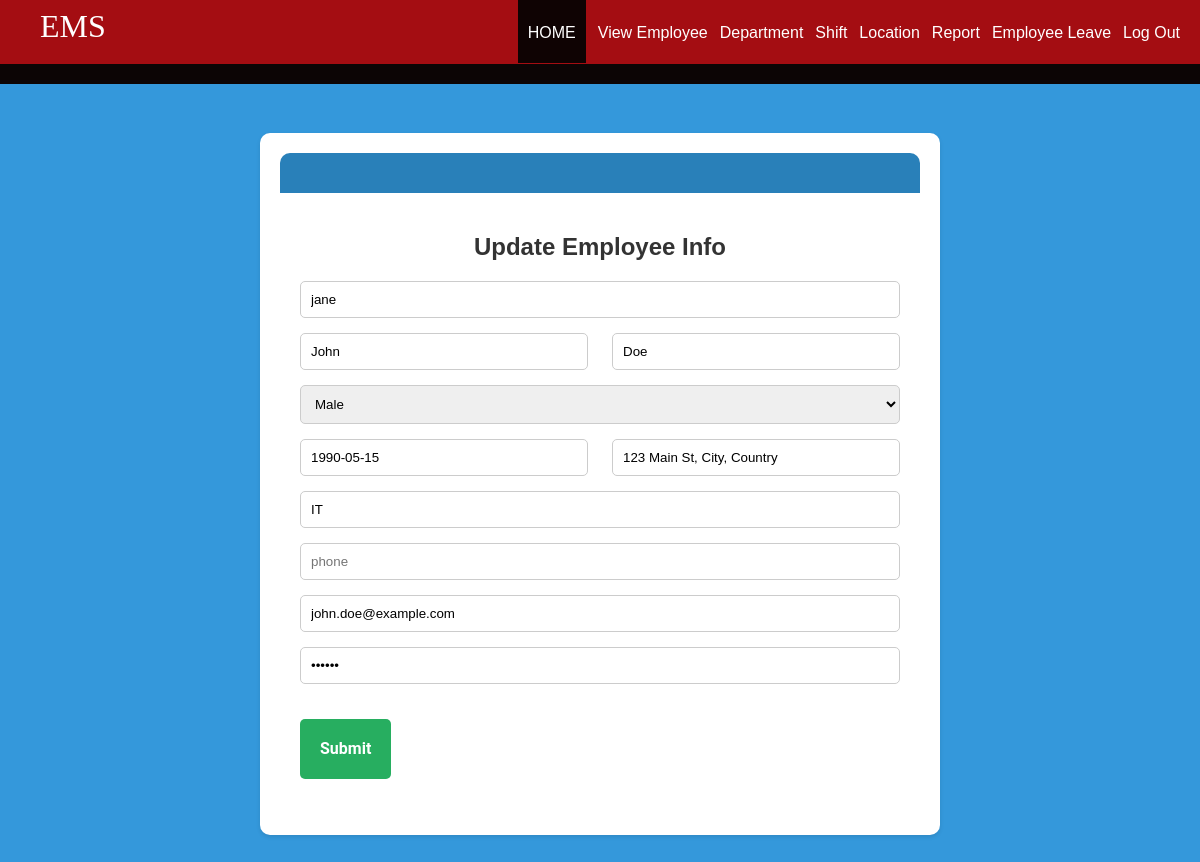
The page /edit.php?id=1 on the database its author committed.
### tables this page shows
CREATE TABLE `employees` (
  `id` int(11) NOT NULL AUTO_INCREMENT,
  `username` varchar(100) NOT NULL,
  `firstname` varchar(100) NOT NULL,
  `lastname` varchar(100) NOT NULL,
  `gender` varchar(10) NOT NULL,
  `dob` date NOT NULL,
  `address` varchar(255) NOT NULL,
  `department` varchar(100) NOT NULL,
  `shift` varchar(50) NOT NULL,
  `phone` varchar(20) NOT NULL,
  `email` varchar(100) NOT NULL,
  `password` varchar(255) NOT NULL,
  PRIMARY KEY (`id`)
);

### edit.php (the view, shortened to what this page needs)
<?php
$servername = "localhost";
$username = "root";
$password = "";
$dbname = "db";
$conn = new mysqli($servername, $username, $password, $dbname);
$id = isset($_GET['id']) ? $_GET['id'] : '';
$sql = "SELECT * FROM employees WHERE id=$id";
$result = $conn->query($sql);
if ($result->num_rows > 0) {
    $row = $result->fetch_assoc();
    $username=$row['username'];
    $firstname = $row['firstname'];
    $lastname = $row['lastname'];
    $gender = $row['gender'];
    $dob = $row['dob'];
    $address = $row['address'];
    $department = $row['department'];
    $phone = $row['phone'];
    $email = $row['email'];
    $password = $row['password'];
} else {
    echo "0 results";
}
?>
<html>
<head>
    <link rel="stylesheet" type="text/css" href="styleemplogin.css">
</head>
<body>
<header>
        <nav>
            <h1>EMS</h1>
            <ul id="navli">
            <li><a class="homered" href="aloginwel.php">HOME</a></li>
                <li><a class="homeblack" href="view_employees.php">View Employee</a></li>
                <li><a class="homeblack" href="add_department.php">Department</a></li>
                <li><a class="homeblack" href="add_shift.php">Shift</a></li>
                <li><a class="homeblack" href="location.php">Location</a></li>
                <li><a class="homeblack" href="report.php">Report</a></li>
                <li><a class="homeblack" href="empleave.php">Employee Leave</a></li>
                <li><a class="homeblack" href="logout.php" onClick="return confirm('Are you sure you want to logout?')">Log Out</a></li>
            </ul>
        </nav>
    </header>
    <div class="divider"></div>
    <div class="page-wrapper bg-blue p-t-100 p-b-100 font-robo">
        <div class="wrapper wrapper--w680">
            <div class="card card-1">
                <div class="card-heading"></div>
                <div class="card-body">
                    <h2 class="title">Update Employee Info</h2>
                    <form id="registration" action="edit.php" method="POST">
                        <div class="input-group">
                        <input class="input--style-1" type="text" name="username" placeholder="username" value="<?php echo $username; ?>" required>
                        </div>
                        <div class="row row-space">
                            <div class="col-2">
                                <div class="input-group">
                                    <input class="input--style-1" type="text" name="firstname" placeholder="firstname" value="<?php echo $firstname; ?>" required>
                                </div>
                            </div>
                            <div class="col-2">
                                <div class="input-group">
                                    <input class="input--style-1" type="text" name="lastname" placeholder="lastname" value="<?php echo $lastname; ?>" required>
                                </div>
                            </div>
                        </div>
                        <div class="input-group">
                            <select class="input--style-1" name="gender" required>
                            <option value="Male" <?php if ($gender == "Male") echo "selected"; ?>>Male</option>
                            </select>
                        </div>
                        <div class="row row-space">
                            <div class="col-2">
                                <div class="input-group">
                                    <input class="input--style-1" type="text" name="dob" placeholder="dob" value="<?php echo $dob; ?>" required>
                                </div>
                            </div>
                            <div class="col-2">
                                <div class="input-group">
                                    <input class="input--style-1" type="text" name="address" placeholder="address" value="<?php echo $address; ?>" required>
                                </div>
                            </div>
                        </div>
                        <div class="input-group">
                            <input class="input--style-1" type="text" name="department" placeholder="department" value="<?php echo $department; ?>" required>
                        </div>
                        <div class="input-group">
                            <input class="input--style-1" type="number" name="phone" placeholder="phone" value="<?php echo $phone; ?>" required>
                        </div>
                        <div class="input-group">
                            <input class="input--style-1" type="text" name="email" placeholder="email" value="<?php echo $email; ?>" required>
                        </div>
                        <div class="input-group">
                            <input class="input--style-1" type="password" name="password" placeholder="password" value="<?php echo $password; ?>" required>
                        </div>
                        <div class="p-t-20">
                            <button class="btn btn--radius btn--green" type="submit" name="update">Submit</button>
                        </div>
                    </form>
                </div>
            </div>
        </div>
    </div>
</body>
</html>

### styleemplogin.css (style rules this page uses)
body { margin: 0px; }
header { background:rgb(164, 13, 18); color: white; padding: 8px 20px 6px 40px; height: 50px; }
header h1 { display: inline; font-family: 'Lobster', cursive; font-weight: 400; font-size: 32px; float: left; margin-top: 0px; margin-right: 10px; }
nav ul { display: inline; padding: 0px; float: right; }
nav ul li { display: inline-block; list-style-type: none; color: white; float: left; margin-left: 12px; }
nav ul li a { color: white; text-decoration: none; }
#navli { font-family: 'Montserrat', sans-serif; }
.homered { background-color: rgb(15, 3, 3); padding: 30px 10px 22px 10px; }
.divider { background-color: rgb(12, 5, 5); height: 5px; }
.p-t-20 { padding-top: 20px; }
.btn { line-height: 40px; display: inline-block; padding: 0 25px; cursor: pointer; font-family: "Roboto", "Arial", "Helvetica Neue", sans-serif; color: #fff; -webkit-transition: all 0.4s ease; -o-transition: all 0.4s ease; -moz-transition: all 0.4s ease; transition: all 0.4s ease; font-size: 14px; font-weight: 700; }
.btn--radius { -webkit-border-radius: 3px; -moz-border-radius: 3px; border-radius: 3px; }
.btn--green { background: #57b846; }

### edit.php (style rules this page uses)
body { margin: 0; font-family: Arial, Helvetica, sans-serif; background-color: #f2f2f2; }
.divider { height: 20px; }
.page-wrapper { display: flex; justify-content: center; align-items: center; height: 100vh; background-color: #3498db; }
.wrapper { width: 680px; margin: 0 auto; }
.card { background: #fff; border-radius: 10px; box-shadow: 0 2px 4px rgba(0,0,0,0.1); padding: 20px; }
.card-heading { background: #2980b9; border-top-left-radius: 10px; border-top-right-radius: 10px; padding: 20px; }
.card-body { padding: 20px; }
.title { font-size: 24px; font-weight: 700; color: #333; margin-bottom: 20px; text-align: center; }
.input-group { margin-bottom: 15px; }
.input--style-1 { width: 100%; padding: 10px; border: 1px solid #ccc; border-radius: 5px; }
.btn { display: inline-block; padding: 10px 20px; border: none; border-radius: 5px; background-color: #27ae60; color: #fff; font-size: 16px; cursor: pointer; text-align: center; }
.row { display: flex; justify-content: space-between; }
.col-2 { width: 48%; }

### rows shown on the page
employees: username "jane", firstname "John", lastname "Doe", dob "1990-05-15", address "123 Main St, City, Country", department "IT", email "john.doe@example.com"
